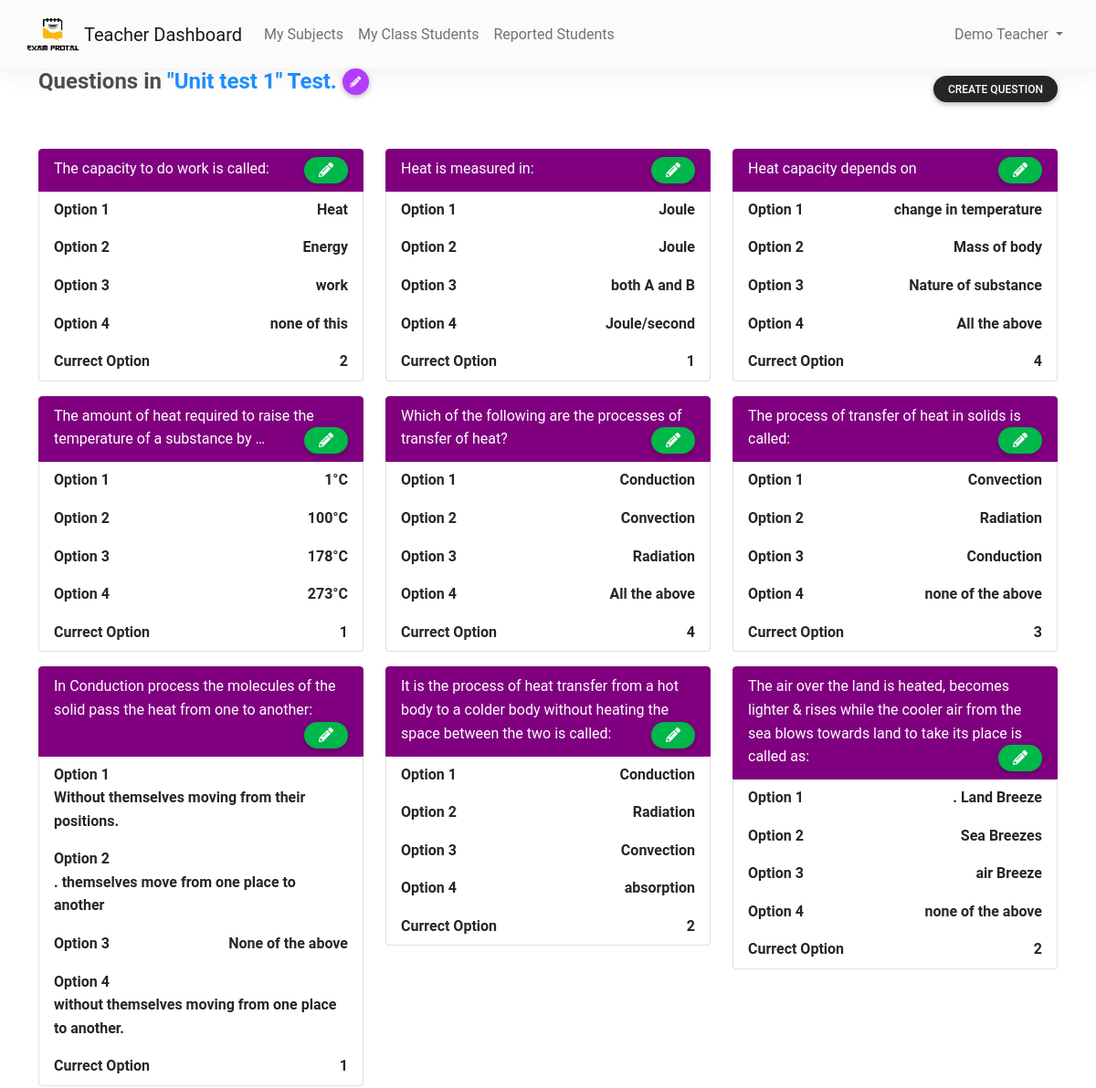
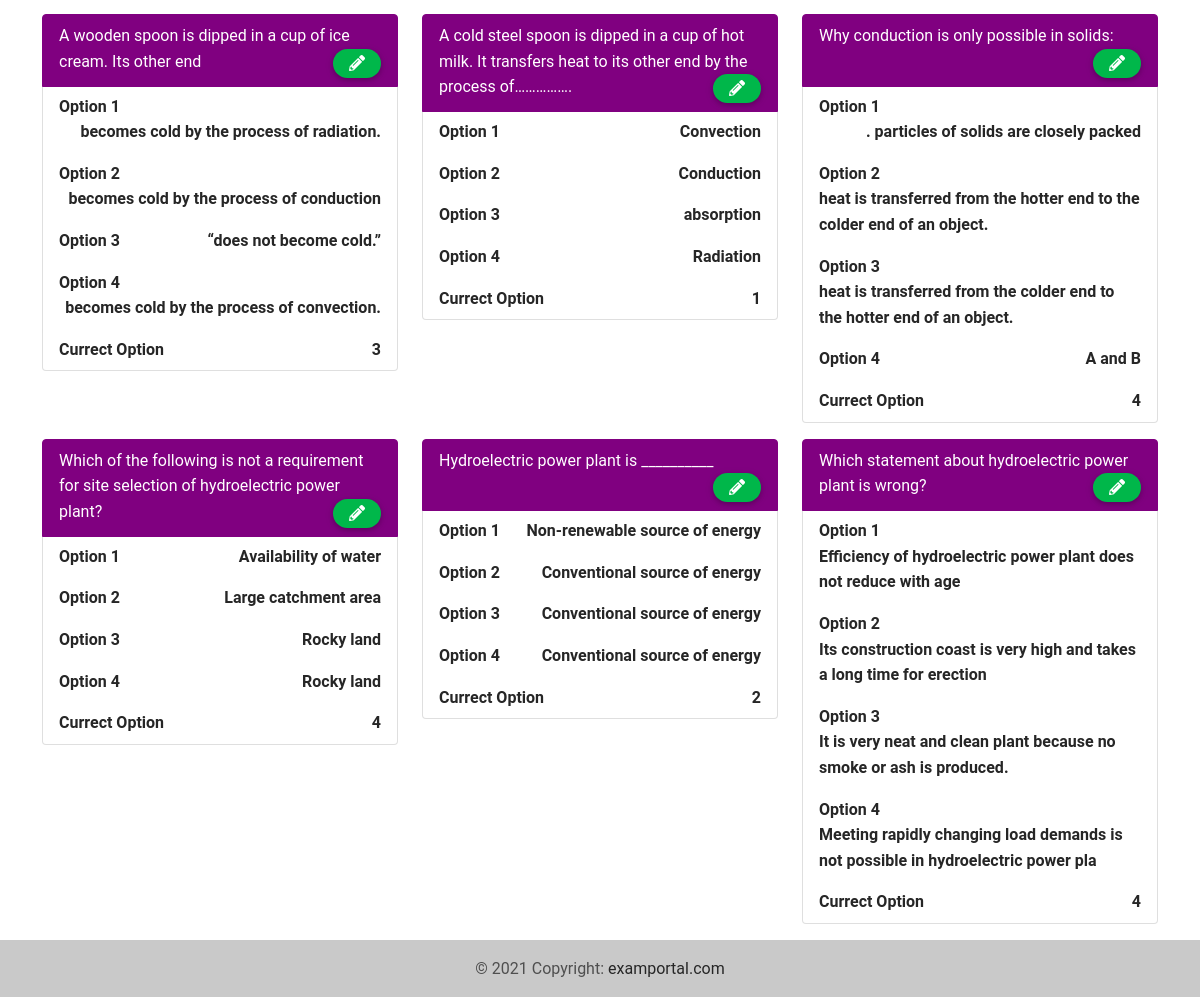
Page /teachers/test-detail/1/ (signed in) on the committed database (2 pictures, top to bottom).
### students/models.py (models this page shows, shortened)
class User(AbstractUser):
    is_student = models.BooleanField(default=False)
    is_teacher = models.BooleanField(default=False)
    is_hod = models.BooleanField(default=False)

class Test(models.Model):
    teacher=models.ForeignKey(User,on_delete=models.CASCADE,default=False,null=True)
    test_title =models.CharField(max_length=300,help_text = "Title For Your test <b>Not Subject Name</b>")
    exam_start_time=models.DateTimeField(help_text = " <em> YYYY-MM-DD HH-MM-SS (in 24hrs)</em>.")
    exam_end_time=models.DateTimeField(help_text = " <em> YYYY-MM-DD HH-MM-SS (in 24hrs)</em>.")
    duration=models.TimeField(default='01:00:00',help_text = "Please use the following format: <em>HH-MM-SS</em>.")
    make_active=models.BooleanField(default=False,help_text = "Make Exam Active Please Be aware of it!!")
    total_question=models.IntegerField(default=0,help_text = "Total You want to student Answers<brq>")
    passing_marks=models.IntegerField(default=0,
        help_text = "Keep Zero for <b>No Passing Criteria </b> and Less than <b>Max</b> marks")
    subject = models.ForeignKey(Subject,on_delete=models.CASCADE)
    created =models.DateTimeField(auto_now_add=True)
    updated=models.DateTimeField(auto_now=True)
    show_result=models.BooleanField(default=False,help_text = "If you clicked from now student can  seee there result from ther dashboard ")

class Question(models.Model):
    id=models.UUIDField(primary_key=True,
                    default=uuid.uuid4,
                    editable=False,
                    db_index=True,)
    teacher=models.ForeignKey(User,on_delete=models.CASCADE,default=False,null=True)
    question_title =models.TextField(max_length=3000,unique=True,
                help_text='make sure question should me <b>Clear and Not Duplicate</b>')
    option_1=models.CharField(max_length=200,help_text='Option 1 should not to be repeat')
    option_2=models.CharField(max_length=200,help_text='Option 2 should not to be repeat')
    option_3=models.CharField(max_length=200,help_text='Option 3 should not to be repeat')
    option_4=models.CharField(max_length=200,help_text='Option 4 should not to be repeat')
    test= models.ForeignKey(Test,on_delete=models.CASCADE)
    correct_option = models.CharField(choices=CORRECT_ANSWER,verbose_name='Correct Option',max_length=1,default='')
    created =models.DateTimeField(auto_now_add=True)
    updated=models.DateTimeField(auto_now=True)

### teachers/views.py (the view)
    def wrapper_func(request,*args, **kwargs):
        if request.user.is_authenticated:
            if (request.user.is_teacher) or request.user.is_hod:
            	if request.user.is_hod:
            		return view_func(request,*args, **kwargs)
            	else:
            		if get_object_or_404(Teacher, user = request.user).verify:
            			return view_func(request,*args, **kwargs)
            		else:
                		messages.error(request, f"Your account is not verified please contact the HOD for same")
                		return redirect("login")
            else:
            	messages.success(request, f"Your authorized to access this page. Would you like to login to a different account?")
            	return redirect("login")
        else:
         	return redirect("login")

### teachers/views.py (called while the page is built)
def allow_to_teacher_hod(view_func):
    def wrapper_func(request,*args, **kwargs):
        if request.user.is_authenticated:
            if (request.user.is_teacher) or request.user.is_hod:
            	if request.user.is_hod:
            		return view_func(request,*args, **kwargs)
            	else:
            		if get_object_or_404(Teacher, user = request.user).verify:
            			return view_func(request,*args, **kwargs)
            		else:
                		messages.error(request, f"Your account is not verified please contact the HOD for same")
                		return redirect("login")
            else:
            	messages.success(request, f"Your authorized to access this page. Would you like to login to a different account?")
            	return redirect("login")
        else:
         	return redirect("login")
    return wrapper_func

@allow_to_teacher_hod
@login_required
def test_detail_view(request,pk):
    test=Test.objects.get(pk=pk)
    ques_in_test=Question.objects.filter(test=test)
    return render(request,'teachers/test_detail.html',
    			{'test':test,'ques_in_test':ques_in_test})

### templates/teachers/test_detail.html (shortened to what this page needs)
{% extends 'teachers/teachers_base.html' %}
{% load static %}
{% load crispy_forms_tags %}
{% block content %}
<h6 class="h4 fw-bold"> Questions in
    <span style="color:#1E90FF">"{{test.test_title}}"  Test. </span>
    <a href="{% url 'test_update' test.id %}">
        <button type="button" class="btn btn-secondary btn-sm btn-floating">
            <i class="fas fa-pencil-alt"></i>
        </button>
    </a>
<span class="float-right  pt-2">
    <a href="{% url 'question_create' test.id %}">
    <button type="button" class="btn btn-dark btn-rounded btn-sm">Create Question</button></a>
</span>
</h6>
<br>
<br>
<div class="row">
{% for que in ques_in_test %}
     <div class="form-group col-md-4 mb-3">
              <ul class="list-group">
                  <li class="list-group-item active" aria-current="true">
                  {{que.question_title}}
                  <a href="{% url 'question_update' que.id %}">
                        <span class="float-right btn btn-success  btn-sm btn-rounded">
                             <i class="fas fa-pencil-alt fa-lg"></i>
                        </span>
                    </a>
                <li class="list-group-item">
                    <span class="fw-bold float-left">Option 1 </span>
                    <span class="fw-bold float-right">{{que.option_1}}</span>
                  </li>
                     <li class="list-group-item">
                    <span class="fw-bold float-left">Option 2 </span>
                    <span class="fw-bold float-right">{{que.option_2}}</span>
                  </li>
                <li class="list-group-item">
                    <span class="fw-bold float-left">Option 3 </span>
                    <span class="fw-bold float-right">{{que.option_3}}</span>
                  </li>
                <li class="list-group-item">
                    <span class="fw-bold float-left">Option 4 </span>
                    <span class="fw-bold float-right">{{que.option_4}}</span>
                  </li>
                   <li class="list-group-item">
                    <span class="fw-bold float-left">Currect Option </span>
                    <span class="fw-bold float-right">{{que.correct_option}}</span>
                  </li>
            </ul>
    </div>
{% endfor %}
    </div>
 {% endblock content %}

### templates/teachers/teachers_base.html (shortened to what this page needs)
<!doctype html>
{% load static %}
<html lang="en">
  <head>
    <link rel="stylesheet" href="https://stackpath.bootstrapcdn.com/bootstrap/4.3.1/css/bootstrap.min.css">
    <link rel="stylesheet" href="https://use.fontawesome.com/releases/v5.11.2/css/all.css">
<link href="{% static 'css/mdb.min.css' %}" rel="stylesheet">
  {% include "teachers/teachers_navi.html" %}
  </head>
  <body>
    <div class="container">
        {% block content %}
        {% endblock content %}
    </div>
  </body>
      <footer class="bg-light text-center text-lg-start">
  <div class="text-center p-3" style="background-color: rgba(0, 0, 0, 0.2);">
    © 2021 Copyright:
    <a class="text-dark" href="https://mdbootstrap.com/">examportal.com</a>
  </div>
</footer>
</html>

### templates/teachers/teachers_navi.html (shortened to what this page needs)
{% load static %}
<nav class="navbar navbar-expand-lg navbar-light bg-light">
  <div class="container-fluid">
    <a class="navbar-brand" href="{% url 'main_page' %}">
      <img src="{% static 'logo.png' %}" width="60" height="40" class="d-inline-block align-top" alt="">
      {% if user.is_hod %}
          HOD
      {% elif user.is_teacher %}
          Teacher
      {% endif %}
      Dashboard</a>
    <div class="collapse navbar-collapse" id="navbarText">
      <ul class="navbar-nav me-auto mb-2 mb-lg-0">
        {% if user.is_hod %}
                <li class="nav-item">
          <a class="nav-link " aria-current="page" href="{% url 'all_subject' %}">All Subjects</a>
        </li>
          <li class="nav-item">
            <a class="nav-link" href="{% url 'subject_create' %}">Create Subject</a>
          </li>
           <li class="nav-item">
            <a class="nav-link" href="{% url 'all_teacher_details' %}">All Teachers</a>
          </li>
          <li class="nav-item">
            <a class="nav-link" href="{% url 'my_students' %}">All Students</a>
          </li>
        {% elif user.is_teacher %}
                <li class="nav-item">
          <a class="nav-link " aria-current="page" href="{% url 'my_subject' %}">My Subjects</a>
        </li>
          <li class="nav-item">
            <a class="nav-link" href="{% url 'my_students' %}">My Class Students</a>
          </li>
        {% endif %}
                    <li class="nav-item">
            <a class="nav-link" href="{% url 'reported_student_list' %}">Reported Students</a>
          </li>
           {% block navibar %}
        <li class="nav-item">
          <a class="nav-link" href="#"></a>
        </li>
        {% endblock navibar %}
</ul>
      <span class="navbar-text">
        <ul class="navbar-nav me-auto mb-2 mb-lg-0">
            <li class="nav-item dropdown">
              <a class="nav-link dropdown-toggle" href="#" id="navbarDropdown" role="button" data-toggle="dropdown" aria-haspopup="true" aria-expanded="false">
                {{user.get_full_name}}
              </a>
            </li>
      </ul>
      </span>
    </div>
  </div>
</nav>

### templates/teachers/test_detail.html (style rules this page uses)
.list-group-item.active { z-index: 2; color: #fff; background-color: purple; border-color: purple; }

### rows in the picture
User: get_full_name "Demo Teacher"
Test: test_title "Unit test 1"
Question: question_title "The capacity to do work is called:", option_1 "Heat", option_2 "Energy", option_3 "work", option_4 "none of this", correct_option "2"
Question: question_title "Heat is measured in:", option_1 "Joule", option_2 "Joule", option_3 "both A and B", option_4 "Joule/second", correct_option "1"
Question: question_title "Heat capacity depends on", option_1 "change in temperature", option_2 "Mass of body", option_3 "Nature of substance", option_4 "All the above", correct_option "4"
Question: question_title "The amount of heat required to raise the temperature of a substance by …", option_1 "1°C", option_2 "100°C", option_3 "178°C", option_4 "273°C", correct_option "1"
Question: question_title "Which of the following are the processes of transfer of heat?", option_1 "Conduction", option_2 "Convection", option_3 "Radiation", option_4 "All the above", correct_option "4"
Question: question_title "The process of transfer of heat in solids is called:", option_1 "Convection", option_2 "Radiation", option_3 "Conduction", option_4 "none of the above", correct_option "3"
Question: question_title "In Conduction process the molecules of the solid pass the heat from one to another:", option_1 "Without themselves moving from their positions.", option_2 ". themselves move from one place to another", option_3 "None of the above", option_4 "without themselves moving from one place to another.", correct_option "1"
Question: question_title "It is the process of heat transfer from a hot body to a colder body without heating the space between the two is called:", option_1 "Conduction", option_2 "Radiation", option_3 "Convection", option_4 "absorption", correct_option "2"
Question: question_title "The air over the land is heated, becomes lighter & rises while the cooler air from the sea blows towards land to take its place is called as:", option_1 ". Land Breeze", option_2 "Sea Breezes", option_3 "air Breeze", option_4 "none of the above", correct_option "2"
Question: question_title "A wooden spoon is dipped in a cup of ice cream. Its other end", option_1 "becomes cold by the process of radiation.", option_2 "becomes cold by the process of conduction", option_3 "“does not become cold.”", option_4 "becomes cold by the process of convection.", correct_option "3"
Question: question_title "A cold steel spoon is dipped in a cup of hot milk. It transfers heat to its other end by the process of…………….", option_1 "Convection", option_2 "Conduction", option_3 "absorption", option_4 "Radiation", correct_option "1"
Question: question_title "Why conduction is only possible in solids:", option_1 ". particles of solids are closely packed", option_2 "heat is transferred from the hotter end to the colder end of an object.", option_3 "heat is transferred from the colder end to the hotter end of an object.", option_4 "A and B", correct_option "4"
Question: question_title "Which of the following is not a requirement for site selection of hydroelectric power plant?", option_1 "Availability of water", option_2 "Large catchment area", option_3 "Rocky land", option_4 "Rocky land", correct_option "4"
Question: question_title "Hydroelectric power plant is __________", option_1 "Non-renewable source of energy", option_2 "Conventional source of energy", option_3 "Conventional source of energy", option_4 "Conventional source of energy", correct_option "2"
Question: question_title "Which statement about hydroelectric power plant is wrong?", option_1 "Efficiency of hydroelectric power plant does not reduce with age", option_2 "Its construction coast is very high and takes a long time for erection", option_3 "It is very neat and clean plant because no smoke or ash is produced.", option_4 "Meeting rapidly changing load demands is not possible in hydroelectric power pla", correct_option "4"
